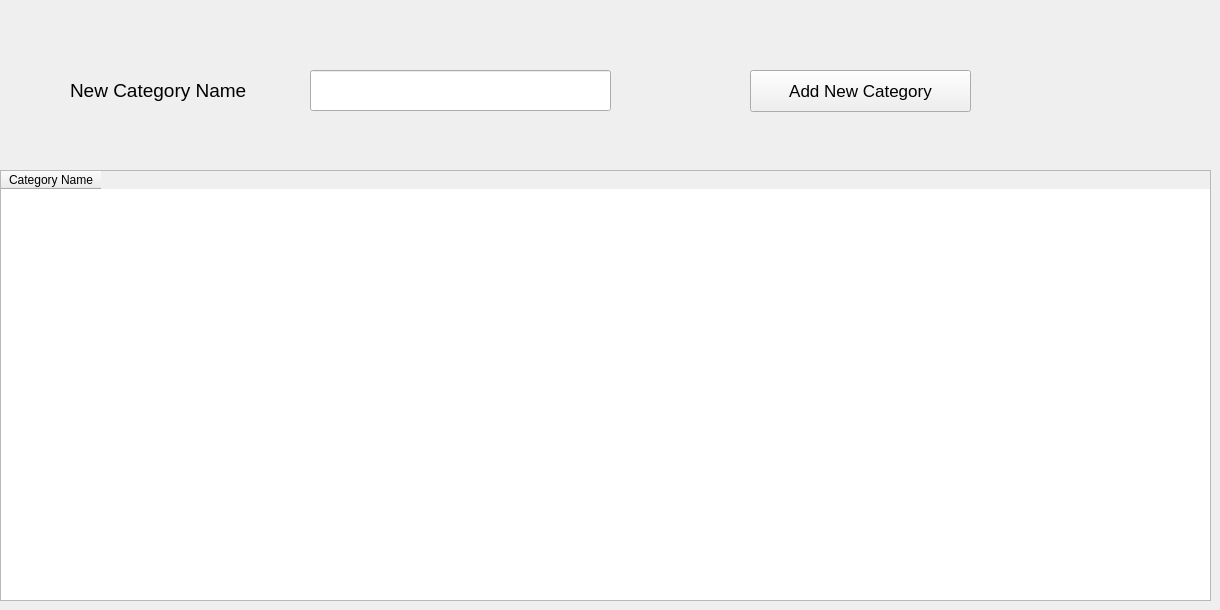
      <widget class="QWidget" name="tab_7">
       <attribute name="title">
        <string>Categories</string>
       </attribute>
       <widget class="QTableWidget" name="tableWidget_2">
        <property name="geometry">
         <rect>
          <x>0</x>
          <y>170</y>
          <width>1211</width>
          <height>431</height>
         </rect>
        </property>
        <column>
         <property name="text">
          <string>Category Name</string>
         </property>
        </column>
       </widget>
       <widget class="QLineEdit" name="lineEdit_19">
        <property name="geometry">
         <rect>
          <x>310</x>
          <y>70</y>
          <width>301</width>
          <height>41</height>
         </rect>
        </property>
       </widget>
       <widget class="QPushButton" name="pushButton_14">
        <property name="geometry">
         <rect>
          <x>750</x>
          <y>70</y>
          <width>221</width>
          <height>42</height>
         </rect>
        </property>
        <property name="font">
         <font>
          <family>Segoe UI</family>
          <pointsize>13</pointsize>
         </font>
        </property>
        <property name="text">
         <string>Add New Category</string>
        </property>
       </widget>
       <widget class="QLabel" name="label_26">
        <property name="geometry">
         <rect>
          <x>70</x>
          <y>70</y>
          <width>231</width>
          <height>41</height>
         </rect>
        </property>
        <property name="font">
         <font>
          <family>Segoe UI</family>
          <pointsize>14</pointsize>
         </font>
        </property>
        <property name="text">
         <string>New Category Name</string>
        </property>
       </widget>
      </widget>
